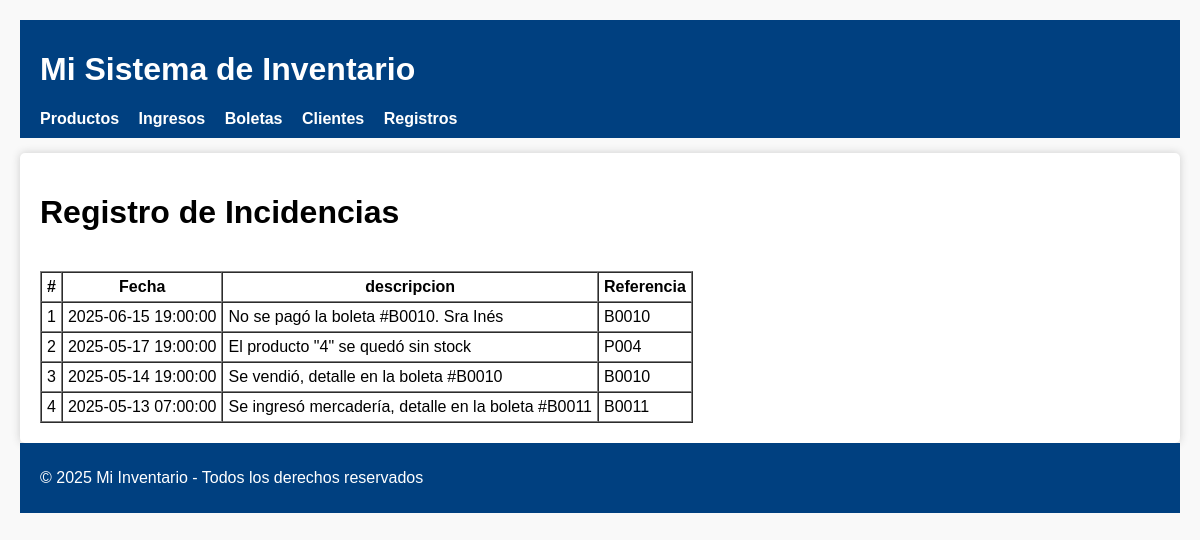
The app's page /?controller=logs&action=index, older data.
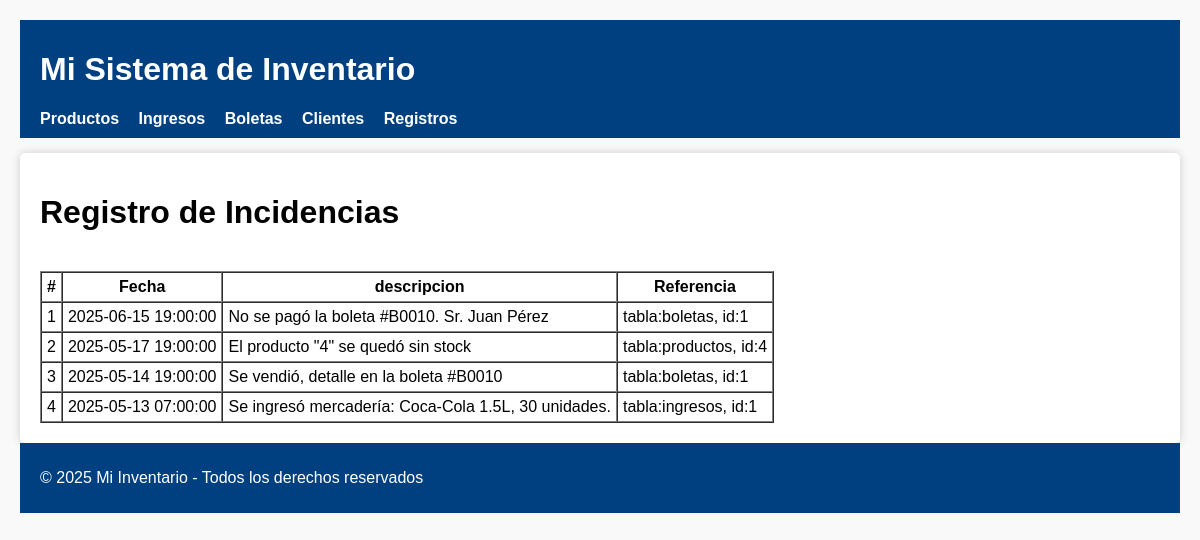
The same page, newer data.
### tables this page shows
CREATE TABLE logs (
    id INT AUTO_INCREMENT PRIMARY KEY,
    fecha DATETIME NOT NULL DEFAULT CURRENT_TIMESTAMP,
    descripcion TEXT NOT NULL,
    referencia VARCHAR(50)
);

### controllers/LogsController.php (called while the page is built, shortened)
<?php
require_once BASE_PATH . '/models/Log.php';
class LogsController
{
    private $log;
    public function __construct()
    {
        $database = new Database();
        $this->db = $database->conectar();
        $this->log = new Log($this->db);
    }
    public function index()
    {
        $logs = $this->log->getAll();
        require BASE_PATH . '\views\logs\index.php';
        require BASE_PATH . '\views\layout.php';
    }
}

### config/database.php (called while the page is built, shortened)
<?php
class Database
{
    private $host = "localhost";
    private $db_name = "inventario_app";
    private $username = "root";
    private $password = "";
    public function conectar()
    {
        $this->conn = null;
        try {
            $this->conn = new PDO("mysql:host={$this->host};dbname={$this->db_name};charset=utf8mb4", $this->username, $this->password);
            $this->conn->setAttribute(PDO::ATTR_ERRMODE, PDO::ERRMODE_EXCEPTION);
        } catch (PDOException $exception) {
            echo "Error de conexión: " . $exception->getMessage();
        }
        return $this->conn;
    }
}

### models/Log.php (called while the page is built, shortened)
<?php
require_once 'BaseModel.php';
class Log extends BaseModel{
    public function getAll(){
        $query = 'SELECT * FROM logs ORDER BY fecha DESC';
        return $this->fetchAllQuery($query);
    }
}

### models/BaseModel.php (called while the page is built, shortened)
<?php class BaseModel
{
    public $db;
    public function __construct($db)
    {
        $this->db = $db;
    }
    protected function fetchAllQuery(string $sql, array $params = []): array
    {
        $stmt = $this->db->prepare($sql);
        $stmt->execute($params);
        return $stmt->fetchAll(PDO::FETCH_ASSOC);
    }
}

### views/logs/index.php (the view)
<h1>Registro de Incidencias</h1>
<br>
<table border="1" cellpadding='5' cellspacing='0'>
    <tr>
        <th>#</th>
        <th>Fecha</th>
        <th>descripcion</th>
        <th>Referencia</th>
    </tr>
    <?php
    $c = 0;
    foreach ($logs as $log):
        $c++; ?>
        <tr>
            <td><?= htmlspecialchars($c) ?></td>
            <td><?= htmlspecialchars($log['fecha']) ?></td>
            <td><?= htmlspecialchars($log['descripcion']) ?></td>
            <td><?= htmlspecialchars($log['referencia']) ?></td>
        </tr>
    <?php endforeach; ?>
</table>

Row changes from the older to the newer data that the page shows:
changed logs: descripcion "No se pagó la boleta #B0010. Sra Inés" → "No se pagó la boleta #B0010. Sr. Juan Pérez"; referencia "B0010" → "tabla:boletas, id:1"
changed logs "El producto \"4\" se quedó sin stock": referencia "P004" → "tabla:productos, id:4"
changed logs "Se vendió, detalle en la boleta #B0010": referencia "B0010" → "tabla:boletas, id:1"
changed logs: descripcion "Se ingresó mercadería, detalle en la boleta #B0011" → "Se ingresó mercadería: Coca-Cola 1.5L, 30 unidades."; referencia "B0011" → "tabla:ingresos, id:1"
